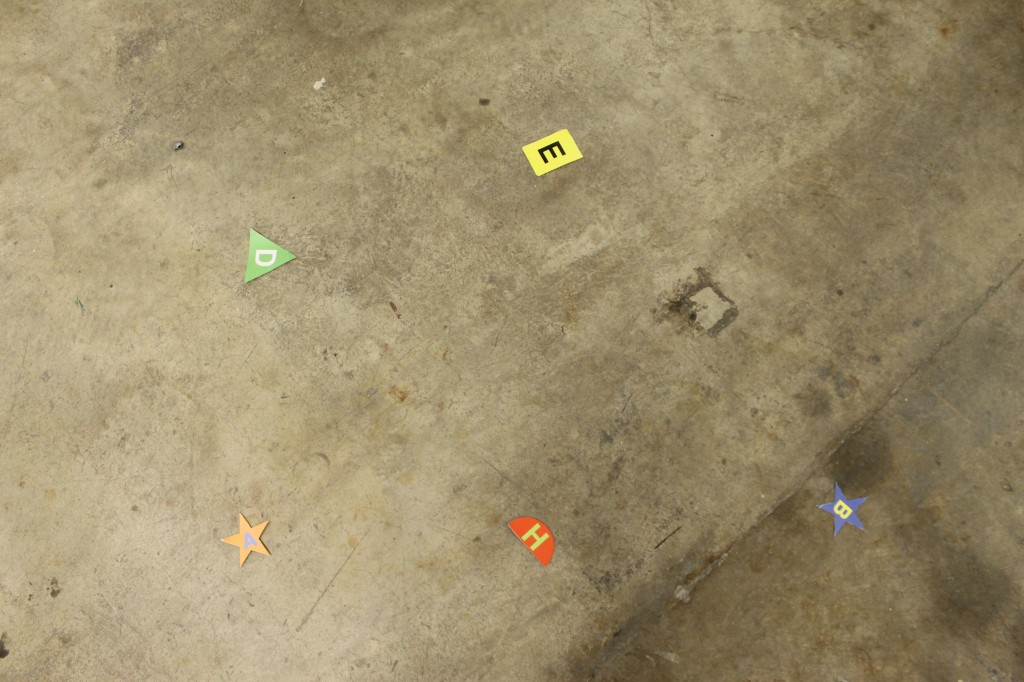
#> input picture image-recognition/old-2014-15/samplePics/sampleTarget2.jpg, 1024 x 682 px
$ python testSkeleton.py   (Python 2 division)
#> lines starting #> are read from the running program, lines starting #| are printed output that depends on the picture; after the words box and inside, x2 and y2 are one past the last pixel; in counts of white or black regions, pixels touching at a corner belong together
import sys
import cv2
import numpy as np

infile = raw_input('Filename: ')
#> the answer given: samplePics/sampleTarget2.jpg

img = cv2.imread(infile)
#> img is the input picture: shape (682, 1024, 3); mean B, G, R 108.8, 142.7, 157.1
if img is None:
    print('File not found.')
    sys.exit(404)

#Write code here###########

#Try to use a color threshhold here first just to see what happens?
#thresh = 125 #canny thresh
#imgray = cv2.cvtColor(img,cv2.COLOR_BGR2GRAY) #set gray
#edges = cv2.Canny(img, 125, 3*125) #canny edge
#ret,thresh = cv2.threshold(imgray,127,255,0) #contour threshold

#contours, hierarchy = cv2.findContours(thresh,cv2.RETR_TREE,cv2.CHAIN_APPROX_SIMPLE) #find contours
#cv2.drawContours(imgray, contours, -1, (255,0,0), 3) #draws contours

###########################

#cv2.imshow('Picture',edges) #Change img to whatever image you want displayed.
#cv2.waitKey(0)
#cv2.destroyAllWindows()

###########################

imgray = cv2.cvtColor(img,cv2.COLOR_BGR2GRAY) #set gray
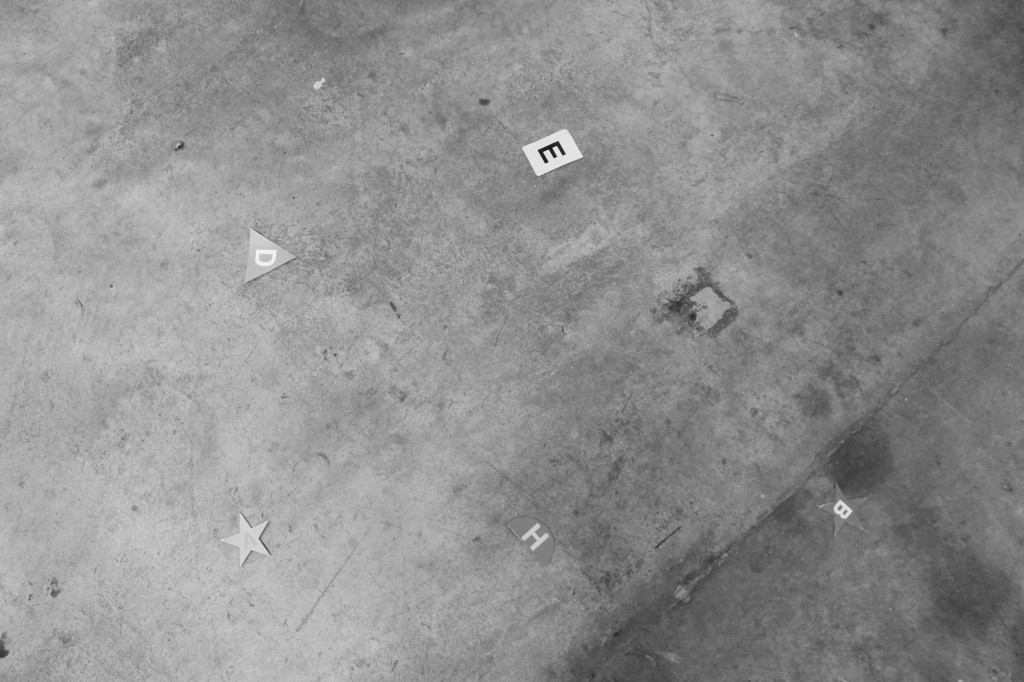
#> imgray: shape (682, 1024); min 20, max 246, mean 143.2
ret,thresh = cv2.threshold(imgray,127,255,0) #contour threshold
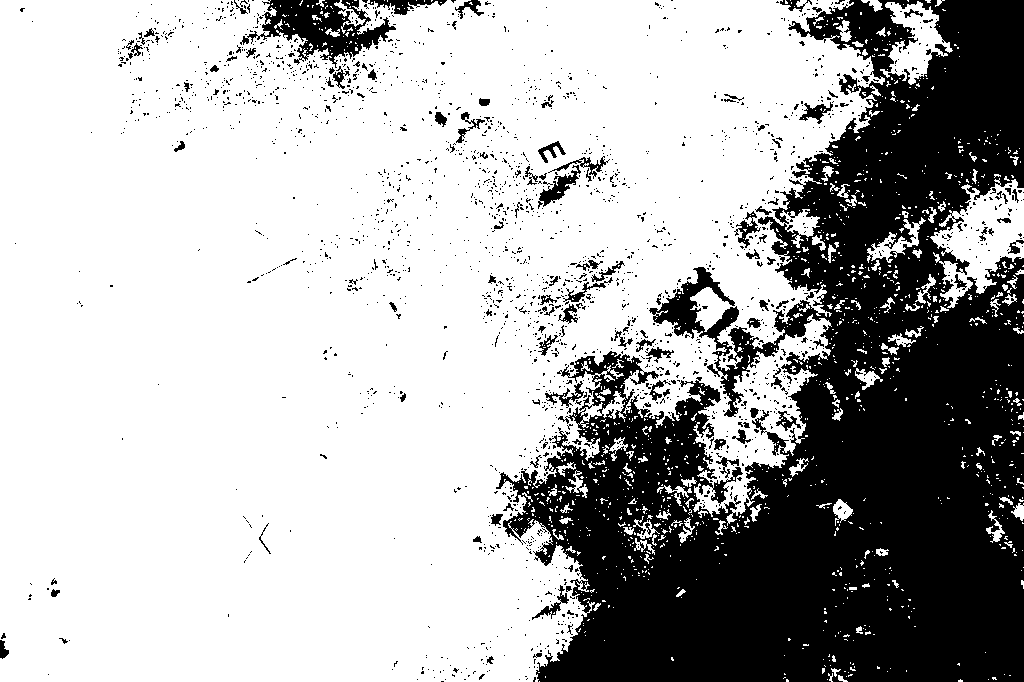
#> thresh: shape (682, 1024); 69.8% white; 2146 black regions (2028 under 20 px)
contours, hierarchy = cv2.findContours(thresh,cv2.RETR_LIST,cv2.CHAIN_APPROX_SIMPLE) #find contours
#> contours = 4018 contours, 3745 with area under 20; largest, box (x1, y1, x2, y2) and area: (0, 0, 885, 682) 476210, (930, 178, 1024, 308) 6178, (880, 1, 953, 85) 2591, (538, 164, 582, 208) 656, (867, 217, 926, 263) 634
cv2.drawContours(imgray, contours, -1, (255,0,0), 3) #draws contours
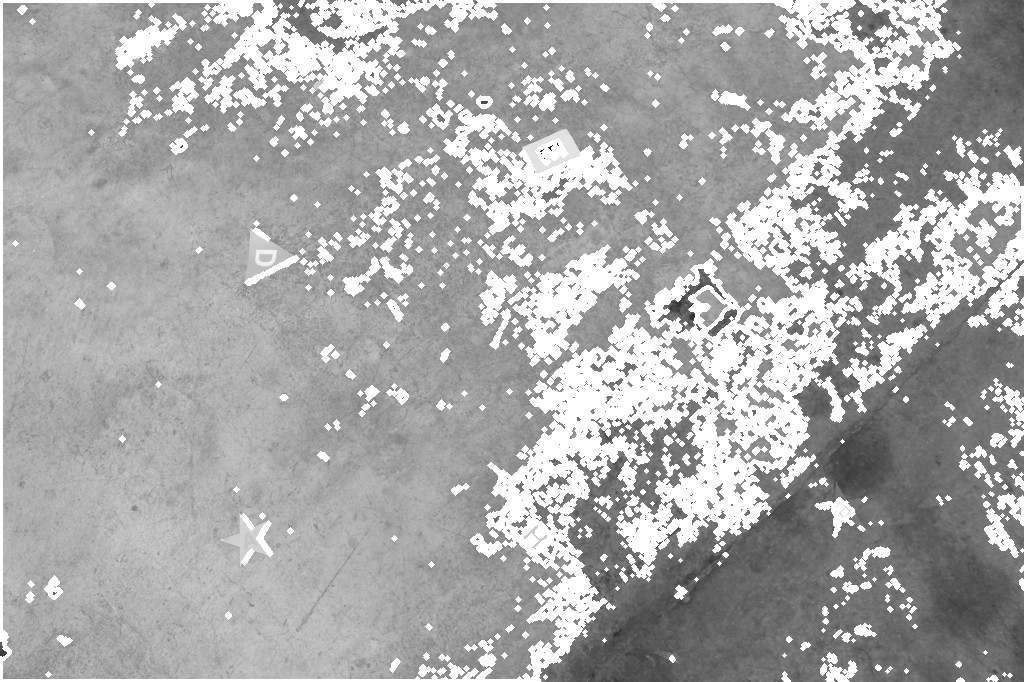
#> imgray: shape (682, 1024); min 21, max 255, mean 169.9
print str(contours)[1:-1]
#| array([[[539, 681]]], dtype=int32), array([[[988, 679]]], dtype=int32), array([[[960, 679]],
#|        [[959, 680]],
#|        [[958, 680]],
#|        [[958, 681]],
#|        [[962, 681]],
#|        [[962, 680]],
#|        [[961, 680]]], dtype=int32), array([[[827, 679]]], dtype=int32), array([[[786, 679]],
#|        [[786, 681]],
#|        [[788, 681]],
#|        [[788, 680]],
#|        [[787, 679]]], dtype=int32), array([[[525, 679]],
#|        [[526, 678]],
#> (further printed lines are left out)

$ run again, on image-recognition/old-2014-15/samplePics/redCircl.png
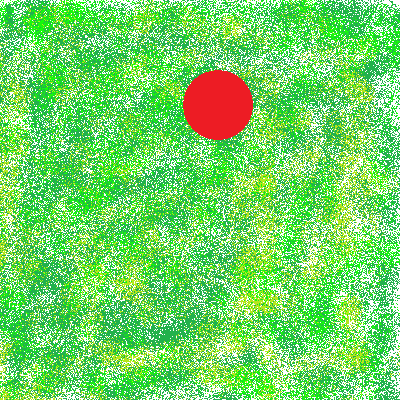
#> input picture image-recognition/old-2014-15/samplePics/redCircl.png, 400 x 400 px
#> img is the input picture: shape (400, 400, 3); mean B, G, R 105.8, 213, 118.6
#> `ret,thresh = cv2.threshold(imgray,127,255,0)`:
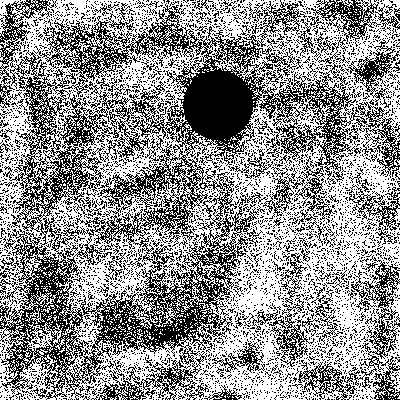
#> thresh: shape (400, 400); 57% white; black in thin lines or dots
#> contours = 14035 contours, 13410 with area under 20; largest, box (x1, y1, x2, y2) and area: (0, 0, 400, 400) 150281, (94, 246, 239, 355) 6338, (164, 46, 267, 158) 5749, (49, 24, 130, 82) 1782, (102, 156, 187, 208) 1437
#> `cv2.drawContours(imgray, contours, -1, (255,0,0), 3)`:
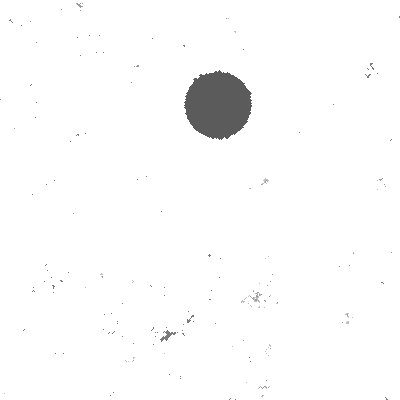
#> imgray: shape (400, 400); min 91, max 255, mean 251.1
#| array([[[393, 399]]], dtype=int32), array([[[391, 399]]], dtype=int32), array([[[232, 399]]], dtype=int32), array([[[222, 399]],
#|        [[225, 399]]], dtype=int32), array([[[103, 399]]], dtype=int32), array([[[395, 398]]], dtype=int32), array([[[380, 398]]], dtype=int32), array([[[371, 398]],
#|        [[372, 397]],
#|        [[373, 398]],
#|        [[372, 399]]], dtype=int32), array([[[366, 398]],
#|        [[367, 397]],
#> (further printed lines are left out)
